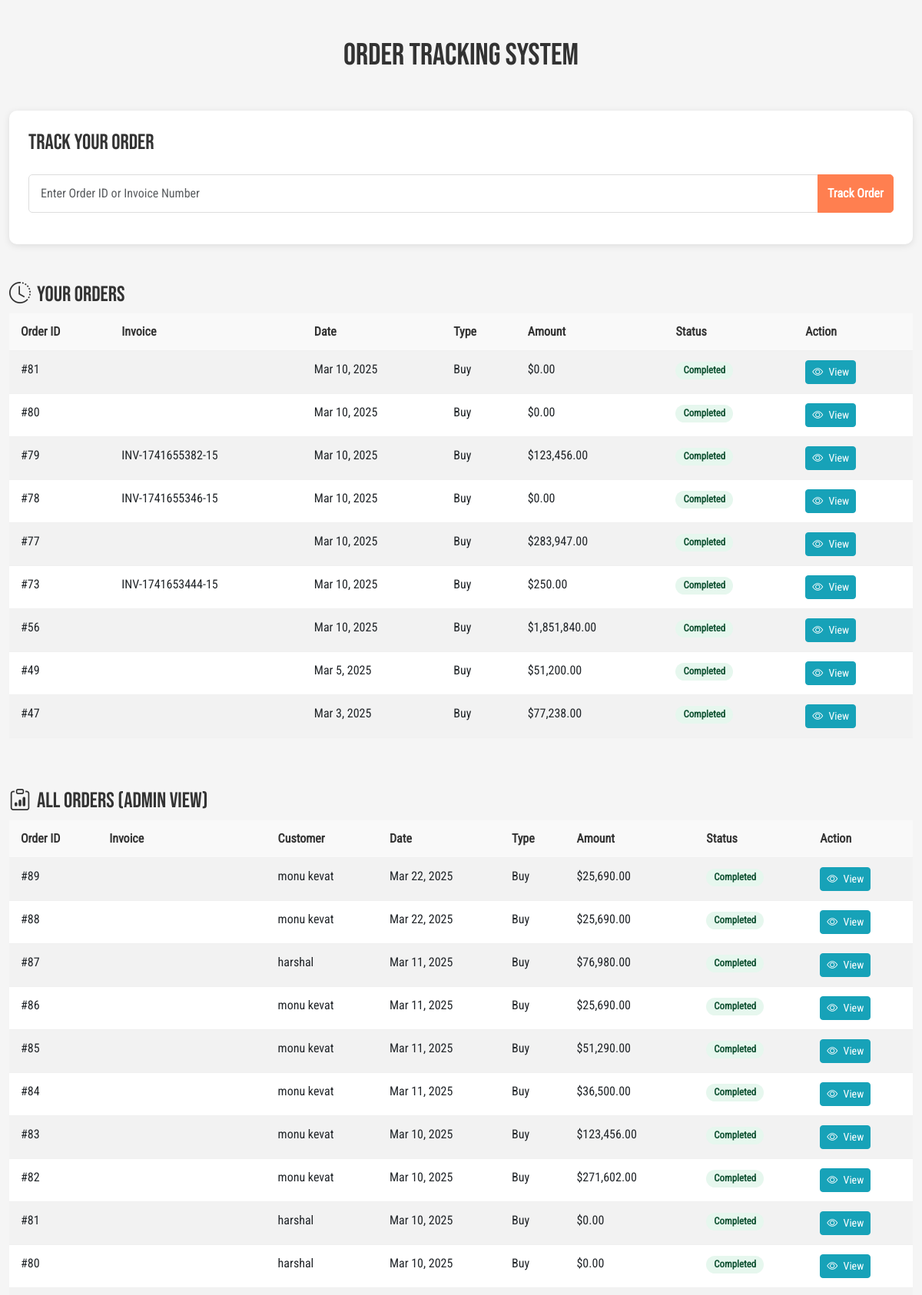
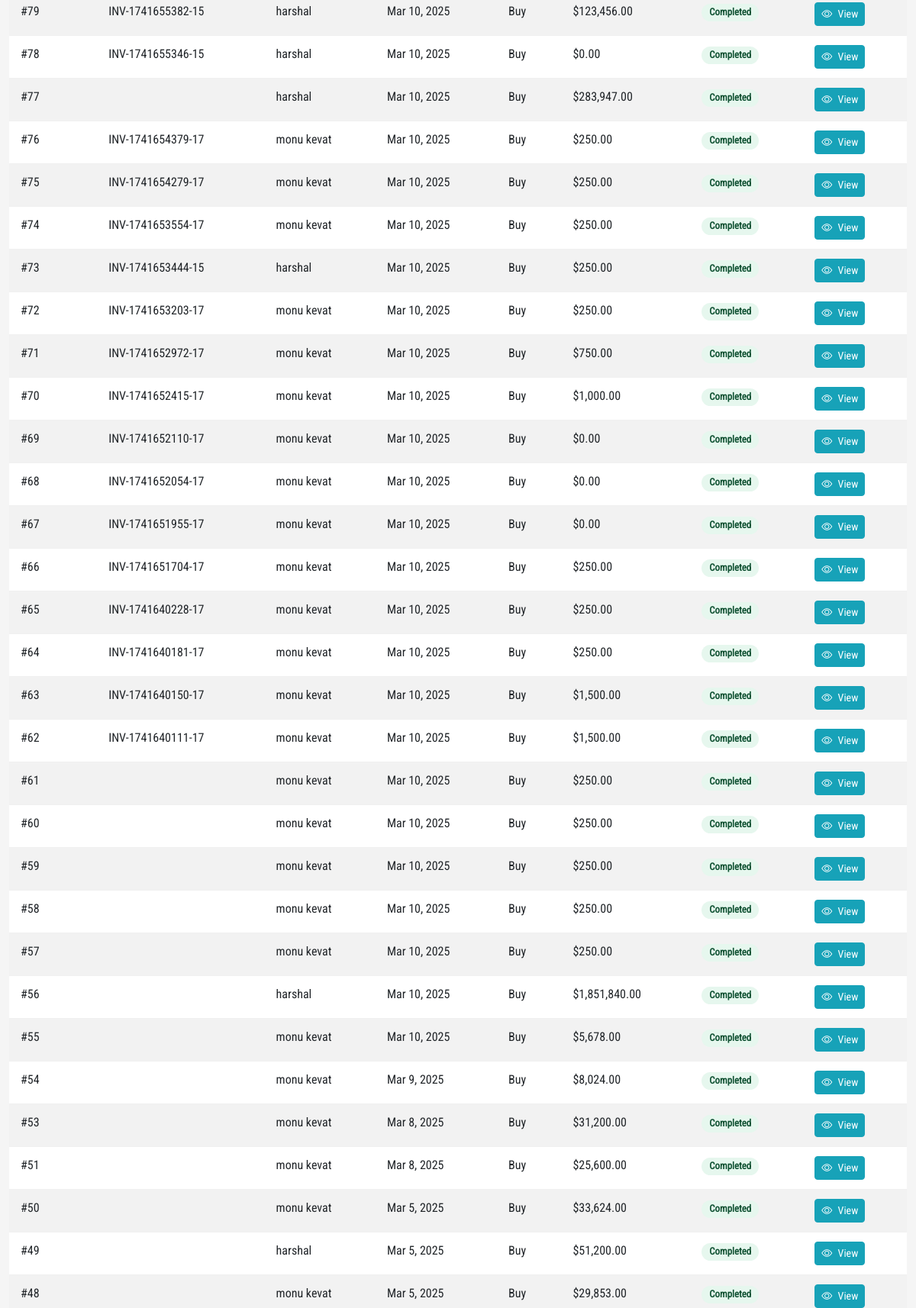
The page /ordertracking.php (signed in, upper part) on the database its author committed (2 pictures, top to bottom).
### tables this page shows
CREATE TABLE IF NOT EXISTS `orders` (
  `order_id` bigint UNSIGNED NOT NULL AUTO_INCREMENT,
  `user_ref` int NOT NULL,
  `total_cost` decimal(10,2) NOT NULL,
  `order_created` timestamp NULL DEFAULT CURRENT_TIMESTAMP,
  `order_status` enum('completed','cancelled') DEFAULT 'completed',
  `order_type` enum('buy','rent') NOT NULL,
  `offer_ref` int DEFAULT NULL,
  `discount_amount` decimal(10,2) DEFAULT NULL,
  `invoice_number` varchar(50) DEFAULT NULL,
  PRIMARY KEY (`order_id`),
  UNIQUE KEY `order_id` (`order_id`),
  KEY `user_ref` (`user_ref`),
  KEY `offer_ref` (`offer_ref`)
);

CREATE TABLE IF NOT EXISTS `users` (
  `user_id` bigint UNSIGNED NOT NULL AUTO_INCREMENT,
  `full_name` varchar(191) NOT NULL,
  `email_address` varchar(191) NOT NULL,
  `user_password` varchar(191) NOT NULL,
  `user_role` enum('customer','admin') DEFAULT 'customer',
  `user_image` varchar(255) DEFAULT NULL,
  `created_on` timestamp NULL DEFAULT CURRENT_TIMESTAMP,
  `user_address` varchar(255) DEFAULT NULL,
  `admin_code` varchar(50) DEFAULT NULL,
  `phone_number` varchar(20) DEFAULT NULL,
  PRIMARY KEY (`user_id`),
  UNIQUE KEY `user_id` (`user_id`),
  UNIQUE KEY `email_address` (`email_address`)
);

### ordertracking.php (the view, shortened to what this page needs)
<?php
$servername = "localhost";
$username = "root";
$password = "";
$dbname = "musicstore_database";
$conn = new mysqli($servername, $username, $password, $dbname);
$logged_in = isset($_SESSION['user_id']);
$is_admin = $logged_in && isset($_SESSION['user_role']) && $_SESSION['user_role'] == 'admin';
$success = false;
$user_orders = [];
if ($logged_in && !isset($_POST['tracking_id'])) {
    $user_id = $_SESSION['user_id'];
    $sql = "SELECT o.*,
            (SELECT MAX(paid_on) FROM payments WHERE order_ref = o.order_id) as payment_date,
            (SELECT shipping_id FROM order_shipping WHERE order_ref = o.order_id) as has_shipping
            FROM orders o
            WHERE o.user_ref = ?
            ORDER BY o.order_created DESC";
    $stmt = $conn->prepare($sql);
    $stmt->bind_param("i", $user_id);
    $stmt->execute();
    $result = $stmt->get_result();
    if ($result->num_rows > 0) {
        while ($row = $result->fetch_assoc()) {
            $user_orders[] = $row;
        }
    }
}
$all_orders = [];
if ($is_admin) {
    $sql = "SELECT o.*, u.full_name, u.email_address,
            (SELECT MAX(paid_on) FROM payments WHERE order_ref = o.order_id) as payment_date,
            (SELECT shipping_id FROM order_shipping WHERE order_ref = o.order_id) as has_shipping
            FROM orders o
            JOIN users u ON o.user_ref = u.user_id
            ORDER BY o.order_created DESC";
    $result = $conn->query($sql);
    if ($result->num_rows > 0) {
        while ($row = $result->fetch_assoc()) {
            $all_orders[] = $row;
        }
    }
}
?>
<!DOCTYPE html>
<html lang="en">
<head>
    <link href="https://cdn.jsdelivr.net/npm/bootstrap@5.3.0-alpha1/dist/css/bootstrap.min.css" rel="stylesheet">
    <link rel="stylesheet" href="https://cdn.jsdelivr.net/npm/bootstrap-icons@1.10.0/font/bootstrap-icons.css">
    <link rel="stylesheet" href="css/ordertracking.css">
</head>
<body>
    <div class="container my-5">
        <h1 class="text-center mb-5">Order Tracking System</h1>
        <div class="tracking-section">
            <h3 class="mb-4">Track Your Order</h3>
            <form method="post" action="<?php echo htmlspecialchars($_SERVER["PHP_SELF"]); ?>">
                <div class="input-group mb-3">
                    <input type="text" class="form-control" name="tracking_id" placeholder="Enter Order ID or Invoice Number">
                    <button class="btn btn-primary" type="submit">Track Order</button>
                </div>
            </form>
        </div>
        <?php if ($logged_in && !empty($user_orders) && !$success): ?>
            <div class="mt-5">
                <h3><i class="bi bi-clock-history me-2"></i>Your Orders</h3>
                <div class="table-responsive">
                    <table class="table table-striped orders-table">
                        <thead>
                            <tr>
                                <th>Order ID</th>
                                <th>Invoice</th>
                                <th>Date</th>
                                <th>Type</th>
                                <th>Amount</th>
                                <th>Status</th>
                                <th>Action</th>
                            </tr>
                        </thead>
                        <tbody>
                            <?php foreach($user_orders as $order): ?>
                                <tr>
                                    <td>#<?php echo $order['order_id']; ?></td>
                                    <td><?php echo $order['invoice_number']; ?></td>
                                    <td><?php echo date('M j, Y', strtotime($order['order_created'])); ?></td>
                                    <td><?php echo ucfirst($order['order_type']); ?></td>
                                    <td>$<?php echo number_format($order['total_cost'], 2); ?></td>
                                    <td>
                                        <span class="badge status-badge <?php echo $order['order_status']; ?>">
                                            <?php echo ucfirst($order['order_status']); ?>
                                        </span>
                                    </td>
                                    <td>
                                        <form method="post" action="<?php echo htmlspecialchars($_SERVER["PHP_SELF"]); ?>">
                                            <button type="submit" class="btn btn-sm btn-info">
                                                <i class="bi bi-eye me-1"></i> View
                                            </button>
                                        </form>
                                    </td>
                                </tr>
                            <?php endforeach; ?>
                        </tbody>
                    </table>
                </div>
            </div>
        <?php endif; ?>
        <?php if ($is_admin && !empty($all_orders) && !$success): ?>
            <div class="mt-5">
                <h3><i class="bi bi-clipboard-data me-2"></i>All Orders (Admin View)</h3>
                <div class="table-responsive">
                    <table class="table table-striped orders-table">
                        <thead>
                            <tr>
                                <th>Order ID</th>
                                <th>Invoice</th>
                                <th>Customer</th>
                                <th>Date</th>
                                <th>Type</th>
                                <th>Amount</th>
                                <th>Status</th>
                                <th>Action</th>
                            </tr>
                        </thead>
                        <tbody>
                            <?php foreach($all_orders as $order): ?>
                                <tr>
                                    <td>#<?php echo $order['order_id']; ?></td>
                                    <td><?php echo $order['invoice_number']; ?></td>
                                    <td><?php echo $order['full_name']; ?></td>
                                    <td><?php echo date('M j, Y', strtotime($order['order_created'])); ?></td>
                                    <td><?php echo ucfirst($order['order_type']); ?></td>
                                    <td>$<?php echo number_format($order['total_cost'], 2); ?></td>
                                    <td>
                                        <span class="badge status-badge <?php echo $order['order_status']; ?>">
                                            <?php echo ucfirst($order['order_status']); ?>
                                        </span>
                                    </td>
                                    <td>
                                        <form method="post" action="<?php echo htmlspecialchars($_SERVER["PHP_SELF"]); ?>">
                                            <button type="submit" class="btn btn-sm btn-info">
                                                <i class="bi bi-eye me-1"></i> View
                                            </button>
                                        </form>
                                    </td>
                                </tr>
                            <?php endforeach; ?>
                        </tbody>
                    </table>
                </div>
            </div>
        <?php endif; ?>
    </div>
</body>
</html>

### css/ordertracking.css (style rules this page uses)
* { margin: 0; padding: 0; font-family: "font"; box-sizing: border-box; }
html, body { width: 100%; height: 100%; background-color: #f5f5f5; }
.container { max-width: 1200px; margin: 0 auto; }
h1, h3 { font-family: "Bold"; color: #333; }
.tracking-section { background-color: #fff; border-radius: 10px; padding: 25px; box-shadow: 0 2px 10px rgba(0, 0, 0, 0.1); margin-bottom: 30px; }
.input-group .form-control { border: 1px solid #ddd; padding: 12px 15px; border-radius: 5px 0 0 5px; }
.input-group .btn-primary { background-color: #ff7f50; border-color: #ff7f50; border-radius: 0 5px 5px 0; font-weight: 600; transition: all 0.3s ease; }
.status-badge { padding: 5px 10px; border-radius: 20px; font-size: 0.8rem; font-weight: 600; }
.status-badge.delivered, .status-badge.completed { background-color: #e6f7ee; color: #0f5132; }
.orders-table { border-collapse: collapse; width: 100%; }
.orders-table th { background-color: #f9f9f9; color: #333; font-weight: 600; padding: 12px 15px; text-align: left; border-bottom: 1px solid #f0f0f0; }
.orders-table td { padding: 12px 15px; border-bottom: 1px solid #f0f0f0; }
.btn-info { background-color: #17a2b8; border-color: #17a2b8; color: #fff; transition: all 0.3s ease; }

### rows shown on the page
orders: order_id "81", order_created "Mar 10, 2025", order_type "Buy", total_cost "0.00", order_status "Completed", users.full_name "harshal"
orders: order_id "80", order_created "Mar 10, 2025", order_type "Buy", total_cost "0.00", order_status "Completed", users.full_name "harshal"
orders: order_id "79", invoice_number "INV-1741655382-15", order_created "Mar 10, 2025", order_type "Buy", total_cost "123,456.00", order_status "Completed", users.full_name "harshal"
orders: order_id "78", invoice_number "INV-1741655346-15", order_created "Mar 10, 2025", order_type "Buy", total_cost "0.00", order_status "Completed", users.full_name "harshal"
orders: order_id "77", order_created "Mar 10, 2025", order_type "Buy", total_cost "283,947.00", order_status "Completed", users.full_name "harshal"
orders: order_id "73", invoice_number "INV-1741653444-15", order_created "Mar 10, 2025", order_type "Buy", total_cost "250.00", order_status "Completed", users.full_name "harshal"
orders: order_id "56", order_created "Mar 10, 2025", order_type "Buy", total_cost "1,851,840.00", order_status "Completed", users.full_name "harshal"
orders: order_id "49", order_created "Mar 5, 2025", order_type "Buy", total_cost "51,200.00", order_status "Completed", users.full_name "harshal"
orders: order_id "47", order_created "Mar 3, 2025", order_type "Buy", total_cost "77,238.00", order_status "Completed"
orders: order_id "89", users.full_name "monu kevat", order_created "Mar 22, 2025", order_type "Buy", total_cost "25,690.00", order_status "Completed"
orders: order_id "88", users.full_name "monu kevat", order_created "Mar 22, 2025", order_type "Buy", total_cost "25,690.00", order_status "Completed"
orders: order_id "87", users.full_name "harshal", order_created "Mar 11, 2025", order_type "Buy", total_cost "76,980.00", order_status "Completed"
orders: order_id "86", users.full_name "monu kevat", order_created "Mar 11, 2025", order_type "Buy", total_cost "25,690.00", order_status "Completed"
orders: order_id "85", users.full_name "monu kevat", order_created "Mar 11, 2025", order_type "Buy", total_cost "51,290.00", order_status "Completed"
orders: order_id "84", users.full_name "monu kevat", order_created "Mar 11, 2025", order_type "Buy", total_cost "36,500.00", order_status "Completed"
orders: order_id "83", users.full_name "monu kevat", order_created "Mar 10, 2025", order_type "Buy", total_cost "123,456.00", order_status "Completed"
orders: order_id "82", users.full_name "monu kevat", order_created "Mar 10, 2025", order_type "Buy", total_cost "271,602.00", order_status "Completed"
orders: order_id "76", invoice_number "INV-1741654379-17", users.full_name "monu kevat", order_created "Mar 10, 2025", order_type "Buy", total_cost "250.00", order_status "Completed"
orders: order_id "75", invoice_number "INV-1741654279-17", users.full_name "monu kevat", order_created "Mar 10, 2025", order_type "Buy", total_cost "250.00", order_status "Completed"
orders: order_id "74", invoice_number "INV-1741653554-17", users.full_name "monu kevat", order_created "Mar 10, 2025", order_type "Buy", total_cost "250.00", order_status "Completed"
orders: order_id "72", invoice_number "INV-1741653203-17", users.full_name "monu kevat", order_created "Mar 10, 2025", order_type "Buy", total_cost "250.00", order_status "Completed"
orders: order_id "71", invoice_number "INV-1741652972-17", users.full_name "monu kevat", order_created "Mar 10, 2025", order_type "Buy", total_cost "750.00", order_status "Completed"
orders: order_id "70", invoice_number "INV-1741652415-17", users.full_name "monu kevat", order_created "Mar 10, 2025", order_type "Buy", total_cost "1,000.00", order_status "Completed"
orders: order_id "69", invoice_number "INV-1741652110-17", users.full_name "monu kevat", order_created "Mar 10, 2025", order_type "Buy", total_cost "0.00", order_status "Completed"
orders: order_id "68", invoice_number "INV-1741652054-17", users.full_name "monu kevat", order_created "Mar 10, 2025", order_type "Buy", total_cost "0.00", order_status "Completed"
orders: order_id "67", invoice_number "INV-1741651955-17", users.full_name "monu kevat", order_created "Mar 10, 2025", order_type "Buy", total_cost "0.00", order_status "Completed"
orders: order_id "66", invoice_number "INV-1741651704-17", users.full_name "monu kevat", order_created "Mar 10, 2025", order_type "Buy", total_cost "250.00", order_status "Completed"
orders: order_id "65", invoice_number "INV-1741640228-17", users.full_name "monu kevat", order_created "Mar 10, 2025", order_type "Buy", total_cost "250.00", order_status "Completed"
orders: order_id "64", invoice_number "INV-1741640181-17", users.full_name "monu kevat", order_created "Mar 10, 2025", order_type "Buy", total_cost "250.00", order_status "Completed"
orders: order_id "63", invoice_number "INV-1741640150-17", users.full_name "monu kevat", order_created "Mar 10, 2025", order_type "Buy", total_cost "1,500.00", order_status "Completed"
orders: order_id "62", invoice_number "INV-1741640111-17", users.full_name "monu kevat", order_created "Mar 10, 2025", order_type "Buy", total_cost "1,500.00", order_status "Completed"
orders: order_id "61", users.full_name "monu kevat", order_created "Mar 10, 2025", order_type "Buy", total_cost "250.00", order_status "Completed"
orders: order_id "60", users.full_name "monu kevat", order_created "Mar 10, 2025", order_type "Buy", total_cost "250.00", order_status "Completed"
orders: order_id "59", users.full_name "monu kevat", order_created "Mar 10, 2025", order_type "Buy", total_cost "250.00", order_status "Completed"
orders: order_id "58", users.full_name "monu kevat", order_created "Mar 10, 2025", order_type "Buy", total_cost "250.00", order_status "Completed"
orders: order_id "57", users.full_name "monu kevat", order_created "Mar 10, 2025", order_type "Buy", total_cost "250.00", order_status "Completed"
orders: order_id "55", users.full_name "monu kevat", order_created "Mar 10, 2025", order_type "Buy", total_cost "5,678.00", order_status "Completed"
orders: order_id "54", users.full_name "monu kevat", order_created "Mar 9, 2025", order_type "Buy", total_cost "8,024.00", order_status "Completed"
orders: order_id "53", users.full_name "monu kevat", order_created "Mar 8, 2025", order_type "Buy", total_cost "31,200.00", order_status "Completed"
orders: order_id "51", users.full_name "monu kevat", order_created "Mar 8, 2025", order_type "Buy", total_cost "25,600.00", order_status "Completed"
orders: order_id "50", users.full_name "monu kevat", order_created "Mar 5, 2025", order_type "Buy", total_cost "33,624.00", order_status "Completed"
orders: order_id "48", users.full_name "monu kevat", order_created "Mar 5, 2025", order_type "Buy", total_cost "29,853.00", order_status "Completed"
